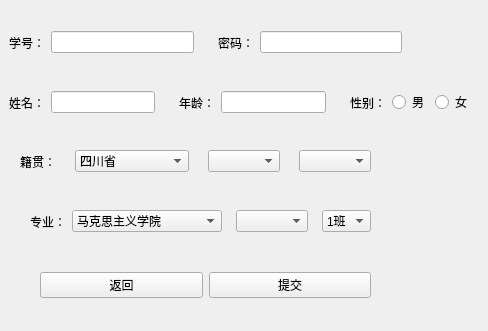
<?xml version="1.0" encoding="UTF-8"?>
<ui version="4.0">
 <class>AddStudent</class>
 <widget class="QWidget" name="AddStudent">
  <property name="geometry">
   <rect>
    <x>0</x>
    <y>0</y>
    <width>488</width>
    <height>331</height>
   </rect>
  </property>
  <property name="windowTitle">
   <string>Form</string>
  </property>
  <widget class="QWidget" name="widget_5" native="true">
   <property name="geometry">
    <rect>
     <x>20</x>
     <y>140</y>
     <width>351</width>
     <height>43</height>
    </rect>
   </property>
   <layout class="QHBoxLayout" name="horizontalLayout_5">
    <item>
     <widget class="QLabel" name="label_5">
      <property name="text">
       <string>籍贯：</string>
      </property>
     </widget>
    </item>
    <item>
     <spacer name="horizontalSpacer_3">
      <property name="orientation">
       <enum>Qt::Horizontal</enum>
      </property>
      <property name="sizeHint" stdset="0">
       <size>
        <width>40</width>
        <height>20</height>
       </size>
      </property>
     </spacer>
    </item>
    <item>
     <widget class="QComboBox" name="comboBox_province">
      <item>
       <property name="text">
        <string>四川省</string>
       </property>
      </item>
      <item>
       <property name="text">
        <string>北京市</string>
       </property>
      </item>
      <item>
       <property name="text">
        <string>上海市</string>
       </property>
      </item>
      <item>
       <property name="text">
        <string>广西壮族自治区</string>
       </property>
      </item>
      <item>
       <property name="text">
        <string>广东省</string>
       </property>
      </item>
     </widget>
    </item>
    <item>
     <spacer name="horizontalSpacer_4">
      <property name="orientation">
       <enum>Qt::Horizontal</enum>
      </property>
      <property name="sizeHint" stdset="0">
       <size>
        <width>40</width>
        <height>20</height>
       </size>
      </property>
     </spacer>
    </item>
    <item>
     <widget class="QComboBox" name="comboBox_city"/>
    </item>
    <item>
     <spacer name="horizontalSpacer_5">
      <property name="orientation">
       <enum>Qt::Horizontal</enum>
      </property>
      <property name="sizeHint" stdset="0">
       <size>
        <width>40</width>
        <height>20</height>
       </size>
      </property>
     </spacer>
    </item>
    <item>
     <widget class="QComboBox" name="comboBox_county"/>
    </item>
   </layout>
  </widget>
  <widget class="QWidget" name="widget_6" native="true">
   <property name="geometry">
    <rect>
     <x>30</x>
     <y>200</y>
     <width>341</width>
     <height>43</height>
    </rect>
   </property>
   <layout class="QHBoxLayout" name="horizontalLayout_6">
    <item>
     <widget class="QLabel" name="label_6">
      <property name="text">
       <string>专业：</string>
      </property>
     </widget>
    </item>
    <item>
     <widget class="QComboBox" name="comboBox_college">
      <item>
       <property name="text">
        <string>马克思主义学院</string>
       </property>
      </item>
      <item>
       <property name="text">
        <string>管理学院</string>
       </property>
      </item>
      <item>
       <property name="text">
        <string>计算机与软件工程学院</string>
       </property>
      </item>
      <item>
       <property name="text">
        <string>理学院</string>
       </property>
      </item>
      <item>
       <property name="text">
        <string>外国语学院</string>
       </property>
      </item>
     </widget>
    </item>
    <item>
     <spacer name="horizontalSpacer_6">
      <property name="orientation">
       <enum>Qt::Horizontal</enum>
      </property>
      <property name="sizeHint" stdset="0">
       <size>
        <width>40</width>
        <height>20</height>
       </size>
      </property>
     </spacer>
    </item>
    <item>
     <spacer name="horizontalSpacer">
      <property name="orientation">
       <enum>Qt::Horizontal</enum>
      </property>
      <property name="sizeHint" stdset="0">
       <size>
        <width>40</width>
        <height>20</height>
       </size>
      </property>
     </spacer>
    </item>
    <item>
     <widget class="QComboBox" name="comboBox_major"/>
    </item>
    <item>
     <spacer name="horizontalSpacer_2">
      <property name="orientation">
       <enum>Qt::Horizontal</enum>
      </property>
      <property name="sizeHint" stdset="0">
       <size>
        <width>40</width>
        <height>20</height>
       </size>
      </property>
     </spacer>
    </item>
    <item>
     <spacer name="horizontalSpacer_7">
      <property name="orientation">
       <enum>Qt::Horizontal</enum>
      </property>
      <property name="sizeHint" stdset="0">
       <size>
        <width>40</width>
        <height>20</height>
       </size>
      </property>
     </spacer>
    </item>
    <item>
     <widget class="QComboBox" name="comboBox_class">
      <item>
       <property name="text">
        <string>1班</string>
       </property>
      </item>
      <item>
       <property name="text">
        <string>2班</string>
       </property>
      </item>
      <item>
       <property name="text">
        <string>3班</string>
       </property>
      </item>
      <item>
       <property name="text">
        <string>4班</string>
       </property>
      </item>
      <item>
       <property name="text">
        <string>5班</string>
       </property>
      </item>
     </widget>
    </item>
   </layout>
  </widget>
  <widget class="QWidget" name="widget_7" native="true">
   <property name="geometry">
    <rect>
     <x>40</x>
     <y>260</y>
     <width>331</width>
     <height>50</height>
    </rect>
   </property>
   <layout class="QHBoxLayout" name="horizontalLayout_7">
    <item>
     <widget class="QPushButton" name="pushButton_back">
      <property name="text">
       <string>返回</string>
      </property>
     </widget>
    </item>
    <item>
     <widget class="QPushButton" name="pushButton_submit">
      <property name="text">
       <string>提交</string>
      </property>
     </widget>
    </item>
   </layout>
  </widget>
  <widget class="QWidget" name="widget_9" native="true">
   <property name="geometry">
    <rect>
     <x>0</x>
     <y>70</y>
     <width>481</width>
     <height>65</height>
    </rect>
   </property>
   <layout class="QHBoxLayout" name="horizontalLayout_9">
    <item>
     <widget class="QWidget" name="widget_2" native="true">
      <layout class="QHBoxLayout" name="horizontalLayout_2">
       <item>
        <widget class="QLabel" name="label_2">
         <property name="text">
          <string>姓名：</string>
         </property>
        </widget>
       </item>
       <item>
        <widget class="QLineEdit" name="lineEdit_name"/>
       </item>
      </layout>
     </widget>
    </item>
    <item>
     <widget class="QWidget" name="widget_3" native="true">
      <layout class="QHBoxLayout" name="horizontalLayout_3">
       <item>
        <widget class="QLabel" name="label_3">
         <property name="text">
          <string>年龄：</string>
         </property>
        </widget>
       </item>
       <item>
        <widget class="QLineEdit" name="lineEdit_age"/>
       </item>
      </layout>
     </widget>
    </item>
    <item>
     <widget class="QWidget" name="widget_4" native="true">
      <layout class="QHBoxLayout" name="horizontalLayout_4">
       <item>
        <widget class="QLabel" name="label_4">
         <property name="text">
          <string>性别：</string>
         </property>
        </widget>
       </item>
       <item>
        <widget class="QRadioButton" name="radioButton_man">
         <property name="text">
          <string>男</string>
         </property>
        </widget>
       </item>
       <item>
        <widget class="QRadioButton" name="radioButton_woman">
         <property name="text">
          <string>女</string>
         </property>
        </widget>
       </item>
      </layout>
     </widget>
    </item>
   </layout>
  </widget>
  <widget class="QWidget" name="widget_10" native="true">
   <property name="geometry">
    <rect>
     <x>0</x>
     <y>10</y>
     <width>411</width>
     <height>65</height>
    </rect>
   </property>
   <layout class="QHBoxLayout" name="horizontalLayout_10">
    <item>
     <widget class="QWidget" name="widget" native="true">
      <layout class="QHBoxLayout" name="horizontalLayout">
       <item>
        <widget class="QLabel" name="label">
         <property name="text">
          <string>学号：</string>
         </property>
        </widget>
       </item>
       <item>
        <widget class="QLineEdit" name="lineEdit_id"/>
       </item>
      </layout>
     </widget>
    </item>
    <item>
     <widget class="QWidget" name="widget_8" native="true">
      <layout class="QHBoxLayout" name="horizontalLayout_8">
       <item>
        <widget class="QLabel" name="label_7">
         <property name="text">
          <string>密码：</string>
         </property>
        </widget>
       </item>
       <item>
        <widget class="QLineEdit" name="lineEdit_pass"/>
       </item>
      </layout>
     </widget>
    </item>
   </layout>
  </widget>
 </widget>
 <resources/>
 <connections/>
</ui>
